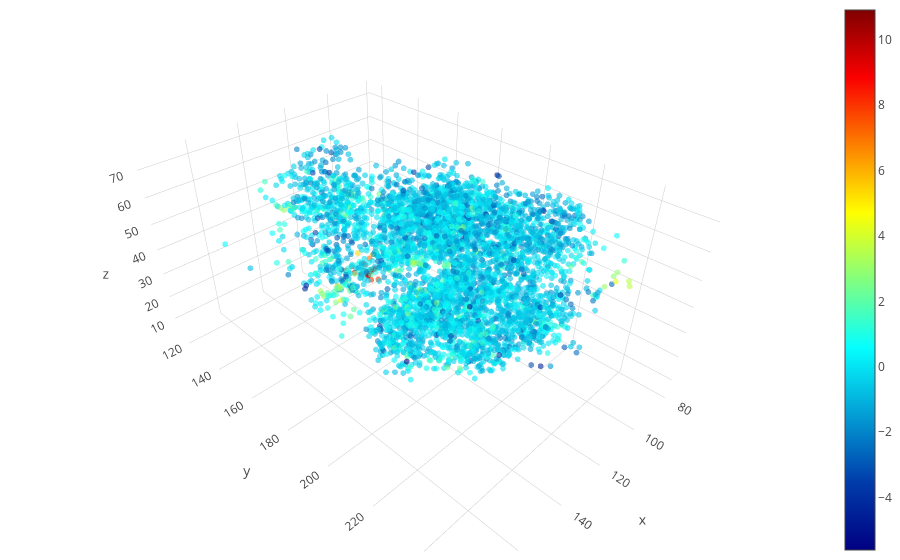

Write notebook code for a chart like this one.
### Code cell
py.offline.init_notebook_mode(connected=True)

cs=[[0, 'rgb(166,206,227)'], [0.25, 'rgb(31,120,180)'], [0.45, 'rgb(178,223,138)'], 
             [0.65, 'rgb(51,160,44)'], [0.85, 'rgb(251,154,153)'], [1, 'rgb(227,26,28)']]
    
    plot = go.Scatter3d(
        x=synapses['X'],
        y=synapses['Y'],
        z=synapses['Z'],
        mode='markers',
        marker=dict(
            size=2,
            color= synapses['pointwise_kl_divergence'],
            colorscale='Jet',
            showscale=True,
        opacity=0.6
        )
    )


    data = [plot]

    layout = go.Layout(
        margin=dict(
            l=0,
            r=0,
            b=0,
            t=0
        )
    )

    fig = go.Figure(data=data, layout=layout)
    py.offline.iplot(fig)

### Figure 1 — Plotly figure (JSON) as saved in the notebook; plotly's stock layout.template omitted (floating-point values rounded to 4 significant figures; data arrays with more than 128 entries replaced by an {"elided": "..."} marker saying what was removed)
{"data": [{"marker": {"color": {"elided": "4720 float values"}, "colorscale": "Jet", "opacity": 0.6, "showscale": true, "size": 2}, "mode": "markers", "type": "scatter3d", "x": {"elided": "4720 float values"}, "y": {"elided": "4720 float values"}, "z": {"elided": "4720 float values"}}], "layout": {"margin": {"b": 0, "l": 0, "r": 0, "t": 0}}}
